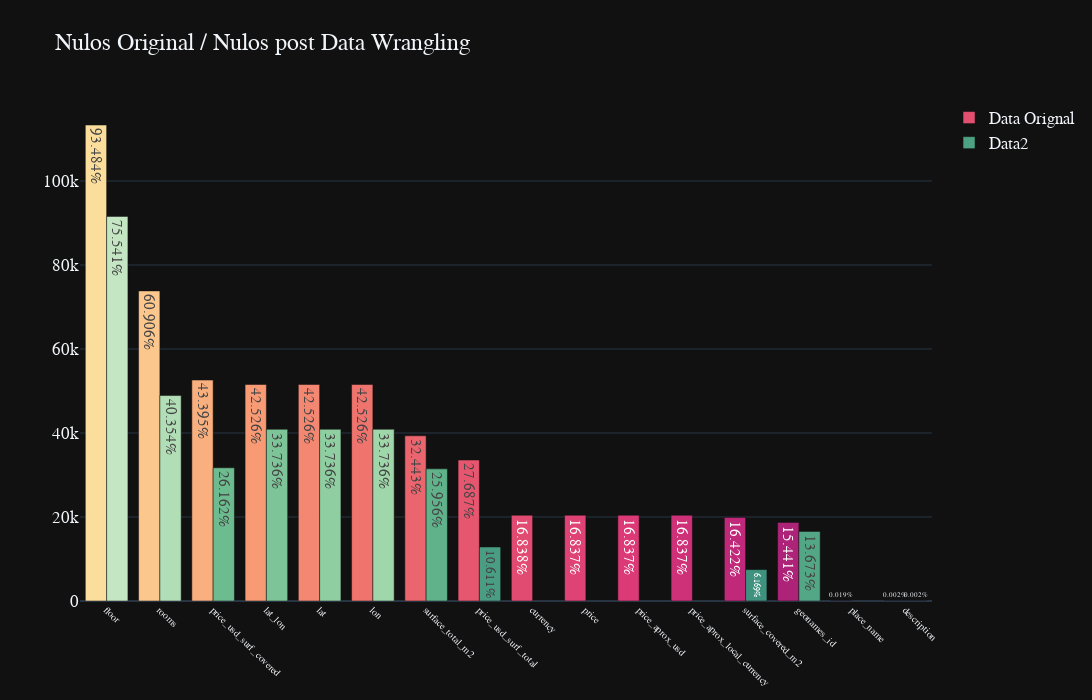

The cell this chart's notebook holds for it:
### Markdown cell above
---

### Code cell
data_nulls = pd.DataFrame(data.drop(['Unnamed: 0', 'operation', 'expenses', 'properati_url', 'image_thumbnail'], axis=1).isnull().sum().sort_values(ascending=False)[
                          data.drop(['Unnamed: 0', 'operation', 'expenses', 'properati_url', 'image_thumbnail'], axis=1).isnull().sum() > 0], columns=['Nulls'])
perc_nulls = pd.DataFrame(((data_nulls.values * 100)/data.shape[0]).round(3))
perc_nulls.columns = ['Percent']
perc_nulls = perc_nulls.applymap(lambda x: '{:.3f}%'.format(x))
data_nulls['Percent'] = perc_nulls.Percent.values


data2_nulls = pd.DataFrame(data2.isnull().sum().sort_values(ascending=False)[data2.isnull().sum() > 0], columns=['Nulls'])
perc_nulls = pd.DataFrame(((data2_nulls.values * 100)/data.shape[0]).round(3))
perc_nulls.columns = ['Percent']
perc_nulls = perc_nulls.applymap(lambda x: '{:.3f}%'.format(x))
data2_nulls['Percent'] = perc_nulls.Percent.values

px_bar = make_subplots(rows=1, cols=1)

px_bar.add_traces(go.Bar(name="Data Orignal", y=data_nulls.Nulls, x=data_nulls.index.values, text = data_nulls.Percent,
                         marker=dict(color = [1,2,3,4,5,6,7,8,9,10,11,12,13,14,15,16], colorscale='Sunsetdark')))

px_bar.add_traces(go.Bar(name="Data2", y=data2_nulls.Nulls, x=data2_nulls.index.values, text = data2_nulls.Percent,
                         marker=dict(color = [1,2,3,4,5,6,7,8,9,10,11,12,13,14,15,16], colorscale='Blugrn')))


px_bar.update_xaxes(tickangle=45, tickfont=dict(size=10))
px_bar.update_layout(title_text = 'Nulos Original / Nulos post Data Wrangling', font=dict(family="Consolas", size=17),
                     height=700, width=1300, template='plotly_dark')
px_bar.show()

### Figure 1 — Plotly figure (JSON) as saved in the notebook; plotly's stock layout.template omitted (floating-point values rounded to 4 significant figures)
{"data": [{"marker": {"color": [1, 2, 3, 4, 5, 6, 7, 8, 9, 10, 11, 12, 13, 14, 15, 16], "colorscale": [[0, "rgb(252, 222, 156)"], [0.1667, "rgb(250, 164, 118)"], [0.3333, "rgb(240, 116, 110)"], [0.5, "rgb(227, 79, 111)"], [0.6667, "rgb(220, 57, 119)"], [0.8333, "rgb(185, 37, 122)"], [1, "rgb(124, 29, 111)"]]}, "name": "Data Orignal", "text": ["93.484%", "60.906%", "43.395%", "42.526%", "42.526%", "42.526%", "32.443%", "27.687%", "16.838%", "16.837%", "16.837%", "16.837%", "16.422%", "15.441%", "0.019%", "0.002%"], "type": "bar", "x": ["floor", "rooms", "price_usd_surf_covered", "lat_lon", "lat", "lon", "surface_total_m2", "price_usd_surf_total", "currency", "price", "price_aprox_usd", "price_aprox_local_currency", "surface_covered_m2", "geonames_id", "place_name", "description"], "y": [113321, 73830, 52603, 51550, 51550, 51550, 39328, 33562, 20411, 20410, 20410, 20410, 19907, 18717, 23, 2]}, {"marker": {"color": [1, 2, 3, 4, 5, 6, 7, 8, 9, 10, 11, 12, 13, 14, 15, 16], "colorscale": [[0, "rgb(196, 230, 195)"], [0.1667, "rgb(150, 210, 164)"], [0.3333, "rgb(109, 188, 144)"], [0.5, "rgb(77, 162, 132)"], [0.6667, "rgb(54, 135, 122)"], [0.8333, "rgb(38, 107, 110)"], [1, "rgb(29, 79, 96)"]]}, "name": "Data2", "text": ["75.541%", "40.354%", "33.736%", "33.736%", "33.736%", "26.162%", "25.956%", "13.673%", "10.611%", "6.169%", "0.002%"], "type": "bar", "x": ["floor", "rooms", "lon", "lat", "lat_lon", "price_usd_surf_covered", "surface_total_m2", "geonames_id", "price_usd_surf_total", "surface_covered_m2", "description"], "y": [91571, 48917, 40895, 40895, 40895, 31713, 31464, 16575, 12863, 7478, 2]}], "layout": {"font": {"family": "Consolas", "size": 17}, "height": 700, "title": {"text": "Nulos Original / Nulos post Data Wrangling"}, "width": 1300, "xaxis": {"anchor": "y", "domain": [0, 1], "tickangle": 45, "tickfont": {"size": 10}}, "yaxis": {"anchor": "x", "domain": [0, 1]}}}
